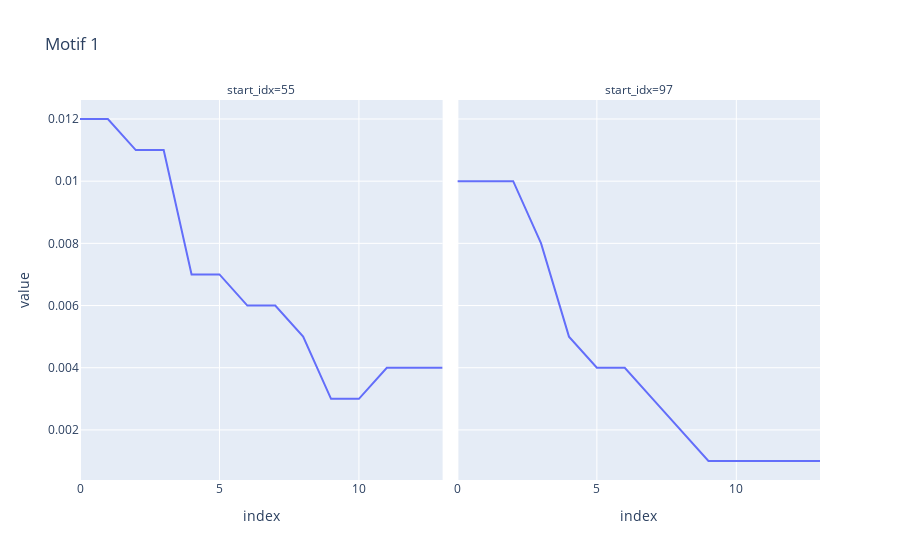
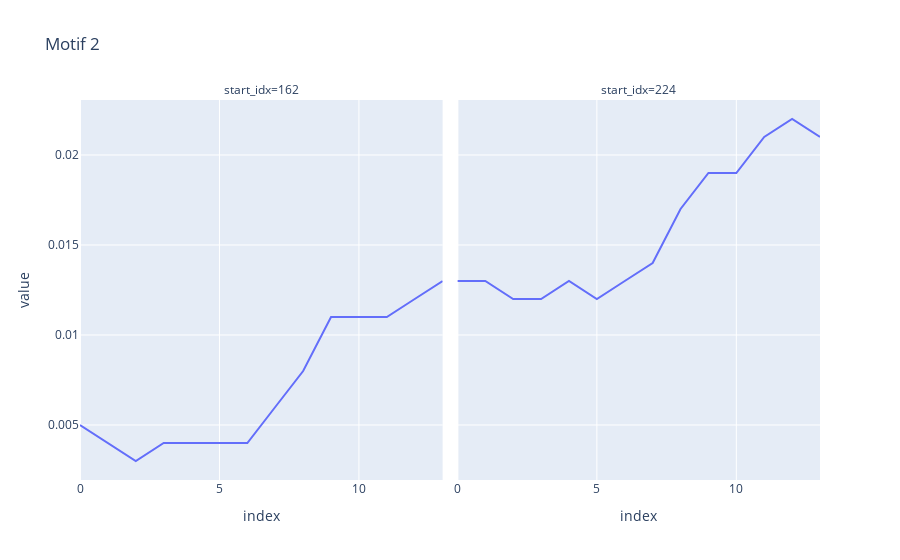
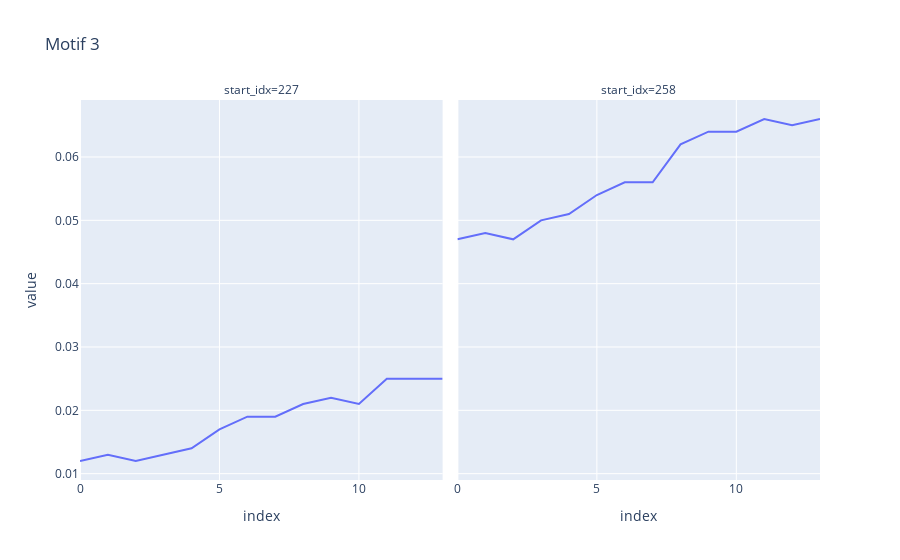
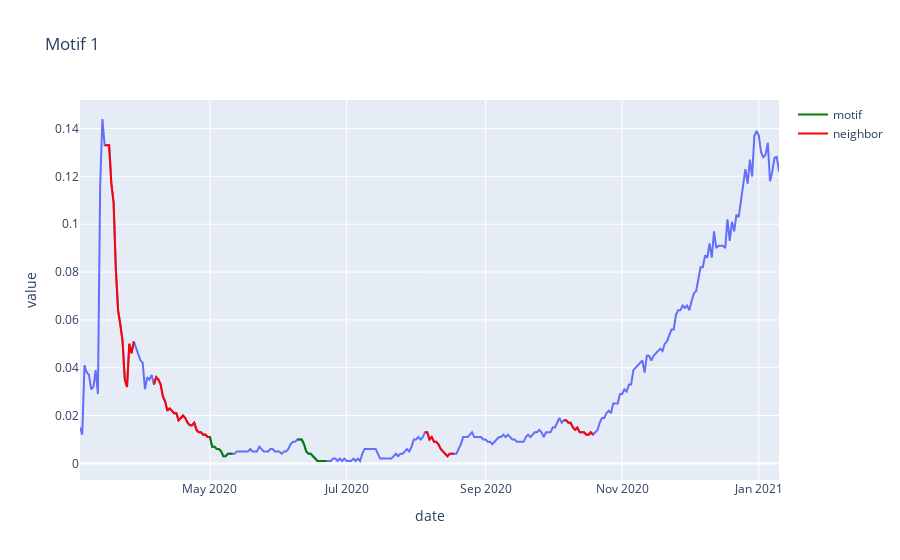

The cell these charts' notebook holds for them, in order:
### Code cell
plot_motifs(prof, dates)

### Figure 1 — Plotly figure (JSON) as saved in the notebook; plotly's stock layout.template omitted (floating-point values rounded to 4 significant figures)
{"data": [{"hovertemplate": "start_idx=55<br>index=%{x}<br>value=%{y}<extra></extra>", "legendgroup": "", "line": {"color": "#636efa", "dash": "solid"}, "mode": "lines", "name": "", "orientation": "v", "showlegend": false, "type": "scatter", "x": [0, 1, 2, 3, 4, 5, 6, 7, 8, 9, 10, 11, 12, 13], "xaxis": "x", "y": [0.012, 0.012, 0.011, 0.011, 0.007, 0.007, 0.006, 0.006, 0.005, 0.003, 0.003, 0.004, 0.004, 0.004], "yaxis": "y"}, {"hovertemplate": "start_idx=97<br>index=%{x}<br>value=%{y}<extra></extra>", "legendgroup": "", "line": {"color": "#636efa", "dash": "solid"}, "mode": "lines", "name": "", "orientation": "v", "showlegend": false, "type": "scatter", "x": [0, 1, 2, 3, 4, 5, 6, 7, 8, 9, 10, 11, 12, 13], "xaxis": "x2", "y": [0.01, 0.01, 0.01, 0.008, 0.005, 0.004, 0.004, 0.003, 0.002, 0.001, 0.001, 0.001, 0.001, 0.001], "yaxis": "y2"}], "layout": {"annotations": [{"font": {}, "showarrow": false, "text": "start_idx=55", "x": 0.245, "xanchor": "center", "xref": "paper", "y": 1, "yanchor": "bottom", "yref": "paper"}, {"font": {}, "showarrow": false, "text": "start_idx=97", "x": 0.755, "xanchor": "center", "xref": "paper", "y": 1, "yanchor": "bottom", "yref": "paper"}], "legend": {"tracegroupgap": 0}, "title": {"text": "Motif 1"}, "xaxis": {"anchor": "y", "domain": [0, 0.49], "title": {"text": "index"}}, "xaxis2": {"anchor": "y2", "domain": [0.51, 1], "matches": "x", "title": {"text": "index"}}, "yaxis": {"anchor": "x", "domain": [0, 1], "title": {"text": "value"}}, "yaxis2": {"anchor": "x2", "domain": [0, 1], "matches": "y", "showticklabels": false}}}

### Figure 2 — Plotly figure (JSON) as saved in the notebook; plotly's stock layout.template omitted (floating-point values rounded to 4 significant figures)
{"data": [{"hovertemplate": "start_idx=162<br>index=%{x}<br>value=%{y}<extra></extra>", "legendgroup": "", "line": {"color": "#636efa", "dash": "solid"}, "mode": "lines", "name": "", "orientation": "v", "showlegend": false, "type": "scatter", "x": [0, 1, 2, 3, 4, 5, 6, 7, 8, 9, 10, 11, 12, 13], "xaxis": "x", "y": [0.005, 0.004, 0.003, 0.004, 0.004, 0.004, 0.004, 0.006, 0.008, 0.011, 0.011, 0.011, 0.012, 0.013], "yaxis": "y"}, {"hovertemplate": "start_idx=224<br>index=%{x}<br>value=%{y}<extra></extra>", "legendgroup": "", "line": {"color": "#636efa", "dash": "solid"}, "mode": "lines", "name": "", "orientation": "v", "showlegend": false, "type": "scatter", "x": [0, 1, 2, 3, 4, 5, 6, 7, 8, 9, 10, 11, 12, 13], "xaxis": "x2", "y": [0.013, 0.013, 0.012, 0.012, 0.013, 0.012, 0.013, 0.014, 0.017, 0.019, 0.019, 0.021, 0.022, 0.021], "yaxis": "y2"}], "layout": {"annotations": [{"font": {}, "showarrow": false, "text": "start_idx=162", "x": 0.245, "xanchor": "center", "xref": "paper", "y": 1, "yanchor": "bottom", "yref": "paper"}, {"font": {}, "showarrow": false, "text": "start_idx=224", "x": 0.755, "xanchor": "center", "xref": "paper", "y": 1, "yanchor": "bottom", "yref": "paper"}], "legend": {"tracegroupgap": 0}, "title": {"text": "Motif 2"}, "xaxis": {"anchor": "y", "domain": [0, 0.49], "title": {"text": "index"}}, "xaxis2": {"anchor": "y2", "domain": [0.51, 1], "matches": "x", "title": {"text": "index"}}, "yaxis": {"anchor": "x", "domain": [0, 1], "title": {"text": "value"}}, "yaxis2": {"anchor": "x2", "domain": [0, 1], "matches": "y", "showticklabels": false}}}

### Figure 3 — Plotly figure (JSON) as saved in the notebook; plotly's stock layout.template omitted (floating-point values rounded to 4 significant figures)
{"data": [{"hovertemplate": "start_idx=227<br>index=%{x}<br>value=%{y}<extra></extra>", "legendgroup": "", "line": {"color": "#636efa", "dash": "solid"}, "mode": "lines", "name": "", "orientation": "v", "showlegend": false, "type": "scatter", "x": [0, 1, 2, 3, 4, 5, 6, 7, 8, 9, 10, 11, 12, 13], "xaxis": "x", "y": [0.012, 0.013, 0.012, 0.013, 0.014, 0.017, 0.019, 0.019, 0.021, 0.022, 0.021, 0.025, 0.025, 0.025], "yaxis": "y"}, {"hovertemplate": "start_idx=258<br>index=%{x}<br>value=%{y}<extra></extra>", "legendgroup": "", "line": {"color": "#636efa", "dash": "solid"}, "mode": "lines", "name": "", "orientation": "v", "showlegend": false, "type": "scatter", "x": [0, 1, 2, 3, 4, 5, 6, 7, 8, 9, 10, 11, 12, 13], "xaxis": "x2", "y": [0.047, 0.048, 0.047, 0.05, 0.051, 0.054, 0.056, 0.056, 0.062, 0.064, 0.064, 0.066, 0.065, 0.066], "yaxis": "y2"}], "layout": {"annotations": [{"font": {}, "showarrow": false, "text": "start_idx=227", "x": 0.245, "xanchor": "center", "xref": "paper", "y": 1, "yanchor": "bottom", "yref": "paper"}, {"font": {}, "showarrow": false, "text": "start_idx=258", "x": 0.755, "xanchor": "center", "xref": "paper", "y": 1, "yanchor": "bottom", "yref": "paper"}], "legend": {"tracegroupgap": 0}, "title": {"text": "Motif 3"}, "xaxis": {"anchor": "y", "domain": [0, 0.49], "title": {"text": "index"}}, "xaxis2": {"anchor": "y2", "domain": [0.51, 1], "matches": "x", "title": {"text": "index"}}, "yaxis": {"anchor": "x", "domain": [0, 1], "title": {"text": "value"}}, "yaxis2": {"anchor": "x2", "domain": [0, 1], "matches": "y", "showticklabels": false}}}

### Figure 4 — Plotly figure (JSON) as saved in the notebook; plotly's stock layout.template omitted (floating-point values rounded to 4 significant figures; data arrays with more than 128 entries replaced by an {"elided": "..."} marker saying what was removed)
{"data": [{"hovertemplate": "date=%{x}<br>value=%{y}<extra></extra>", "legendgroup": "", "line": {"color": "#636efa", "dash": "solid"}, "mode": "lines", "name": "", "orientation": "v", "showlegend": false, "type": "scatter", "x": {"elided": "313 str values"}, "xaxis": "x", "y": {"elided": "313 float values"}, "yaxis": "y"}, {"legendgroup": "motif", "line": {"color": "green", "width": 2}, "mode": "lines", "name": "motif", "showlegend": true, "type": "scatter", "x": ["2020-04-28", "2020-04-29", "2020-04-30", "2020-05-01", "2020-05-02", "2020-05-03", "2020-05-04", "2020-05-05", "2020-05-06", "2020-05-07", "2020-05-08", "2020-05-09", "2020-05-10", "2020-05-11"], "y": [0.012, 0.012, 0.011, 0.011, 0.007, 0.007, 0.006, 0.006, 0.005, 0.003, 0.003, 0.004, 0.004, 0.004]}, {"legendgroup": "motif", "line": {"color": "green", "width": 2}, "mode": "lines", "name": "motif", "showlegend": false, "type": "scatter", "x": ["2020-06-09", "2020-06-10", "2020-06-11", "2020-06-12", "2020-06-13", "2020-06-14", "2020-06-15", "2020-06-16", "2020-06-17", "2020-06-18", "2020-06-19", "2020-06-20", "2020-06-21", "2020-06-22"], "y": [0.01, 0.01, 0.01, 0.008, 0.005, 0.004, 0.004, 0.003, 0.002, 0.001, 0.001, 0.001, 0.001, 0.001]}, {"legendgroup": "neighbor", "line": {"color": "red", "width": 2}, "mode": "lines", "name": "neighbor", "showlegend": true, "type": "scatter", "x": ["2020-03-15", "2020-03-16", "2020-03-17", "2020-03-18", "2020-03-19", "2020-03-20", "2020-03-21", "2020-03-22", "2020-03-23", "2020-03-24", "2020-03-25", "2020-03-26", "2020-03-27", "2020-03-28"], "y": [0.133, 0.133, 0.133, 0.117, 0.109, 0.081, 0.064, 0.058, 0.051, 0.035, 0.032, 0.05, 0.046, 0.051]}, {"legendgroup": "neighbor", "line": {"color": "red", "width": 2}, "mode": "lines", "name": "neighbor", "showlegend": false, "type": "scatter", "x": ["2020-08-05", "2020-08-06", "2020-08-07", "2020-08-08", "2020-08-09", "2020-08-10", "2020-08-11", "2020-08-12", "2020-08-13", "2020-08-14", "2020-08-15", "2020-08-16", "2020-08-17", "2020-08-18"], "y": [0.013, 0.013, 0.01, 0.011, 0.009, 0.009, 0.008, 0.006, 0.005, 0.004, 0.003, 0.004, 0.004, 0.004]}, {"legendgroup": "neighbor", "line": {"color": "red", "width": 2}, "mode": "lines", "name": "neighbor", "showlegend": false, "type": "scatter", "x": ["2020-10-06", "2020-10-07", "2020-10-08", "2020-10-09", "2020-10-10", "2020-10-11", "2020-10-12", "2020-10-13", "2020-10-14", "2020-10-15", "2020-10-16", "2020-10-17", "2020-10-18", "2020-10-19"], "y": [0.018, 0.018, 0.017, 0.017, 0.015, 0.014, 0.015, 0.013, 0.013, 0.013, 0.012, 0.012, 0.013, 0.012]}, {"legendgroup": "neighbor", "line": {"color": "red", "width": 2}, "mode": "lines", "name": "neighbor", "showlegend": false, "type": "scatter", "x": ["2020-04-06", "2020-04-07", "2020-04-08", "2020-04-09", "2020-04-10", "2020-04-11", "2020-04-12", "2020-04-13", "2020-04-14", "2020-04-15", "2020-04-16", "2020-04-17", "2020-04-18", "2020-04-19"], "y": [0.033, 0.036, 0.035, 0.033, 0.028, 0.026, 0.022, 0.023, 0.022, 0.021, 0.021, 0.018, 0.019, 0.02]}, {"legendgroup": "neighbor", "line": {"color": "red", "width": 2}, "mode": "lines", "name": "neighbor", "showlegend": false, "type": "scatter", "x": ["2020-04-18", "2020-04-19", "2020-04-20", "2020-04-21", "2020-04-22", "2020-04-23", "2020-04-24", "2020-04-25", "2020-04-26", "2020-04-27", "2020-04-28", "2020-04-29", "2020-04-30", "2020-05-01"], "y": [0.019, 0.02, 0.019, 0.017, 0.016, 0.016, 0.017, 0.014, 0.013, 0.013, 0.012, 0.012, 0.011, 0.011]}], "layout": {"legend": {"tracegroupgap": 0}, "title": {"text": "Motif 1"}, "xaxis": {"anchor": "y", "domain": [0, 1], "title": {"text": "date"}}, "yaxis": {"anchor": "x", "domain": [0, 1], "title": {"text": "value"}}}}
